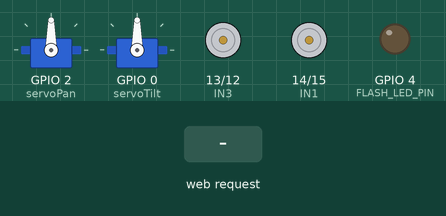
Simulated run of this sketch. Board: ESP32. Shown: 2 × servo, motor-driver pin pairs drawn as motors (green arrow = first pin HIGH = forward, orange = second pin HIGH = backward, longer = more drive), output pins drawn as LEDs (lit = HIGH). The inputs (shaded band) are chosen by the test bench. WiFi joins after 1.5 s; servers stay silent unless stated; the camera gives no picture; what the sketch prints to the serial monitor is not drawn.

Above: at 3.0 s.
3.1 s: HTTP request GET /control?action=forward received
At 4.0 s:
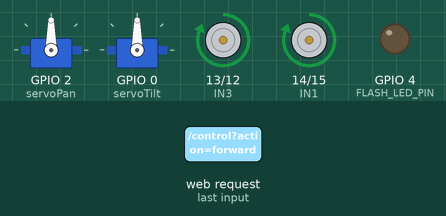
4.6 s: HTTP request GET /control?action=backward received
At 5.2 s:
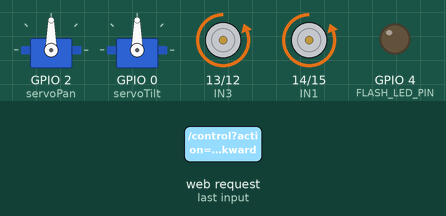
6.1 s: HTTP request GET /control?action=left received
At 7.3 s:
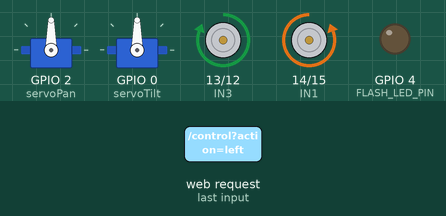
7.6 s: HTTP request GET /control?action=right received
At 8.7 s:
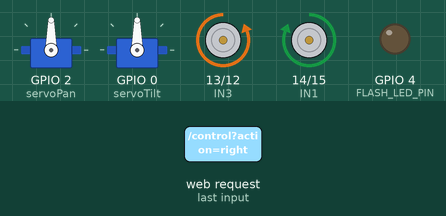
Timing chart, 0 to 10.1 s (numbered marks = the images above; inputs shaded):
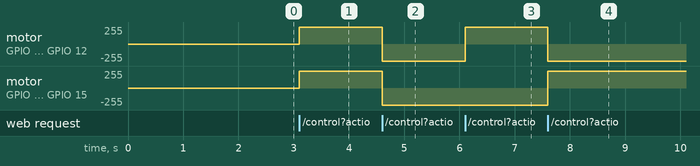

The sketch:

Smart_Car.ino
```cpp
// --- LIBRARIES ---
#include <WiFi.h>
#include <WebServer.h>
#include <ESP32Servo.h>
#include "esp_camera.h"

// --- CAMERA CONFIGURATION ---
#define PWDN_GPIO_NUM     32
#define RESET_GPIO_NUM    -1
#define XCLK_GPIO_NUM      0
#define SIOD_GPIO_NUM     26
#define SIOC_GPIO_NUM     27

#define Y9_GPIO_NUM       35
#define Y8_GPIO_NUM       34
#define Y7_GPIO_NUM       39
#define Y6_GPIO_NUM       36
#define Y5_GPIO_NUM       21
#define Y4_GPIO_NUM       19
#define Y3_GPIO_NUM       18
#define Y2_GPIO_NUM        5
#define VSYNC_GPIO_NUM    25
#define HREF_GPIO_NUM     23
#define PCLK_GPIO_NUM     22

// --- WIFI ---
const char* ssid = "iP_Salva";
const char* password = "kamubaik";

WebServer server(80);

// --- SERVO ---
Servo servoPan;
Servo servoTilt;
int posPan = 90;
int posTilt = 90;

// --- L298N MOTOR DRIVER ---
#define IN1 14
#define IN2 15
#define IN3 13
#define IN4 12

// --- FLASH LED ---
#define FLASH_LED_PIN 4

// --- HTML PAGE ---
String htmlPage = "";

// --- CAMERA SETUP ---
void startCamera() {
  camera_config_t config;
  config.ledc_channel = LEDC_CHANNEL_0;
  config.ledc_timer = LEDC_TIMER_0;
  config.pin_d0 = Y2_GPIO_NUM;
  config.pin_d1 = Y3_GPIO_NUM;
  config.pin_d2 = Y4_GPIO_NUM;
  config.pin_d3 = Y5_GPIO_NUM;
  config.pin_d4 = Y6_GPIO_NUM;
  config.pin_d5 = Y7_GPIO_NUM;
  config.pin_d6 = Y8_GPIO_NUM;
  config.pin_d7 = Y9_GPIO_NUM;
  config.pin_xclk = XCLK_GPIO_NUM;
  config.pin_pclk = PCLK_GPIO_NUM;
  config.pin_vsync = VSYNC_GPIO_NUM;
  config.pin_href = HREF_GPIO_NUM;
  config.pin_sscb_sda = SIOD_GPIO_NUM;
  config.pin_sscb_scl = SIOC_GPIO_NUM;
  config.pin_pwdn = PWDN_GPIO_NUM;
  config.pin_reset = RESET_GPIO_NUM;
  config.xclk_freq_hz = 20000000;
  config.pixel_format = PIXFORMAT_JPEG;

  if(psramFound()){
    config.frame_size = FRAMESIZE_QVGA;
    config.jpeg_quality = 10;
    config.fb_count = 2;
  } else {
    config.frame_size = FRAMESIZE_QVGA;
    config.jpeg_quality = 12;
    config.fb_count = 1;
  }

  // Camera init
  esp_err_t err = esp_camera_init(&config);
  if (err != ESP_OK) {
    Serial.printf("Camera init failed with error 0x%x", err);
    return;
  }
}

// --- STREAMING ---
void handleJPGStream() {
  WiFiClient client = server.client();
  String response = "";
  response += "HTTP/1.1 200 OK\r\n";
  response += "Content-Type: multipart/x-mixed-replace; boundary=frame\r\n\r\n";
  server.sendContent(response);

  while (1) {
    camera_fb_t * fb = esp_camera_fb_get();
    if (!fb) {
      Serial.println("Camera capture failed");
      return;
    }

    response = "--frame\r\n";
    response += "Content-Type: image/jpeg\r\n\r\n";
    server.sendContent(response);
    server.sendContent((const char *)fb->buf, fb->len);
    server.sendContent("\r\n");
    esp_camera_fb_return(fb);

    if (!client.connected()) break;
    delay(100);
  }
}

// --- HANDLE CONTROL ---
void handleControl() {
  String action = server.arg("action");

  if (action == "forward") {
    digitalWrite(IN1, HIGH);
    digitalWrite(IN2, LOW);
    digitalWrite(IN3, HIGH);
    digitalWrite(IN4, LOW);
  } else if (action == "backward") {
    digitalWrite(IN1, LOW);
    digitalWrite(IN2, HIGH);
    digitalWrite(IN3, LOW);
    digitalWrite(IN4, HIGH);
  } else if (action == "left") {
    digitalWrite(IN1, LOW);
    digitalWrite(IN2, HIGH);
    digitalWrite(IN3, HIGH);
    digitalWrite(IN4, LOW);
  } else if (action == "right") {
    digitalWrite(IN1, HIGH);
    digitalWrite(IN2, LOW);
    digitalWrite(IN3, LOW);
    digitalWrite(IN4, HIGH);
  } else if (action == "stop") {
    digitalWrite(IN1, LOW);
    digitalWrite(IN2, LOW);
    digitalWrite(IN3, LOW);
    digitalWrite(IN4, LOW);
  } else if (action == "flash_on") {
    digitalWrite(FLASH_LED_PIN, HIGH);
  } else if (action == "flash_off") {
    digitalWrite(FLASH_LED_PIN, LOW);
  } else if (action == "set_pan") {
    int value = server.arg("value").toInt();
    posPan = constrain(value, 0, 180);
    servoPan.write(posPan);
  } else if (action == "set_tilt") {
    int value = server.arg("value").toInt();
    posTilt = constrain(value, 0, 180);
    servoTilt.write(posTilt);
  }

  server.sendHeader("Location", "/");
  server.send(303);
}

// --- HANDLE HTML ---
void handleRoot() {
  htmlPage = R"rawliteral(
  <!DOCTYPE html>
  <html>
  <head>
    <title>ESP32-CAM Robot</title>
    <style>
      body {
        font-family: Arial, sans-serif;
        text-align: center;
        background-color: #f0f0f0;
      }
      h1 {
        margin-top: 10px;
      }
      .controls, .sliders {
        margin: 10px auto;
        display: flex;
        flex-wrap: wrap;
        justify-content: center;
        gap: 10px;
      }
      button {
        padding: 10px 20px;
        font-size: 16px;
        background-color: #4CAF50;
        color: white;
        border: none;
        border-radius: 8px;
        cursor: pointer;
      }
      button:hover {
        background-color: #45a049;
      }
      input[type=range] {
        width: 200px;
      }
    </style>
  </head>
  <body>
    <h1>ESP32-CAM Robot</h1>
    <img src='/stream' style='width:320px;'><br><br>

    <div class="controls">
      <form action='/control'><button name='action' value='forward'>↑ Forward</button></form>
      <form action='/control'><button name='action' value='left'>← Left</button></form>
      <form action='/control'><button name='action' value='stop'>⏹ Stop</button></form>
      <form action='/control'><button name='action' value='right'>→ Right</button></form>
      <form action='/control'><button name='action' value='backward'>↓ Backward</button></form>
    </div>

    <div class="controls">
      <form action='/control'><button name='action' value='flash_on'>💡 Flash ON</button></form>
      <form action='/control'><button name='action' value='flash_off'>💡 Flash OFF</button></form>
    </div>

    <div class="sliders">
      <div>
        <label for='pan'>Pan</label><br>
        <input type='range' min='0' max='180' value='90' id='pan' onchange='updateServo("pan", this.value)'>
      </div>
      <div>
        <label for='tilt'>Tilt</label><br>
        <input type='range' min='0' max='180' value='90' id='tilt' onchange='updateServo("tilt", this.value)'>
      </div>
    </div>

    <script>
      function updateServo(axis, value) {
        fetch(`/control?action=set_` + axis + `&value=` + value);
      }
    </script>
  </body>
  </html>
  )rawliteral";

  server.send(200, "text/html", htmlPage);
}


// --- SETUP ---
void setup() {
  Serial.begin(115200);

  pinMode(IN1, OUTPUT);
  pinMode(IN2, OUTPUT);
  pinMode(IN3, OUTPUT);
  pinMode(IN4, OUTPUT);
  pinMode(FLASH_LED_PIN, OUTPUT);

  servoPan.attach(2);
  servoTilt.attach(0);
  servoPan.write(posPan);
  servoTilt.write(posTilt);

  WiFi.begin(ssid, password);
  while (WiFi.status() != WL_CONNECTED) {
    delay(500);
    Serial.print(".");
  }
  Serial.println("");
  Serial.println("WiFi connected");
  Serial.println(WiFi.localIP());

  startCamera();

  server.on("/", handleRoot);
  server.on("/stream", HTTP_GET, handleJPGStream);
  server.on("/control", handleControl);
  server.begin();
}

// --- LOOP ---
void loop() {
  server.handleClient();
}
```

Measured:
- after the input at 3.1 s, motor on GPIO 13 (IN3) / GPIO 12 (IN4), motor on GPIO 14 (IN1) / GPIO 15 (IN2): stopped → forward 255/255 at once
- after the input at 4.6 s, motor on GPIO 13 (IN3) / GPIO 12 (IN4), motor on GPIO 14 (IN1) / GPIO 15 (IN2): forward 255/255 → backward 255/255 at once
- after the input at 6.1 s, motor on GPIO 13 (IN3) / GPIO 12 (IN4): backward 255/255 → forward 255/255 at once
- after the input at 7.6 s, motor on GPIO 13 (IN3) / GPIO 12 (IN4): forward 255/255 → backward 255/255 at once; motor on GPIO 14 (IN1) / GPIO 15 (IN2): backward 255/255 → forward 255/255 at once
